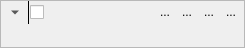
<?xml version="1.0" encoding="UTF-8"?>
<ui version="4.0">
 <class>CollapsibleGroup_UI</class>
 <widget class="QWidget" name="CollapsibleGroup_UI">
  <property name="geometry">
   <rect>
    <x>0</x>
    <y>0</y>
    <width>245</width>
    <height>48</height>
   </rect>
  </property>
  <property name="windowTitle">
   <string>Form</string>
  </property>
  <layout class="QGridLayout" name="gridLayout">
   <property name="margin">
    <number>0</number>
   </property>
   <item row="0" column="0">
    <widget class="QFrame" name="decoframegroup">
     <property name="autoFillBackground">
      <bool>true</bool>
     </property>
     <property name="frameShape">
      <enum>QFrame::StyledPanel</enum>
     </property>
     <property name="frameShadow">
      <enum>QFrame::Plain</enum>
     </property>
     <layout class="QGridLayout" name="gridLayout_2">
      <property name="verticalSpacing">
       <number>0</number>
      </property>
      <property name="margin">
       <number>0</number>
      </property>
      <item row="0" column="0">
       <widget class="QFrame" name="framegroup">
        <property name="sizePolicy">
         <sizepolicy hsizetype="Preferred" vsizetype="Maximum">
          <horstretch>0</horstretch>
          <verstretch>0</verstretch>
         </sizepolicy>
        </property>
        <property name="frameShape">
         <enum>QFrame::NoFrame</enum>
        </property>
        <property name="frameShadow">
         <enum>QFrame::Plain</enum>
        </property>
        <layout class="QHBoxLayout" name="horizontalLayout">
         <property name="spacing">
          <number>0</number>
         </property>
         <property name="leftMargin">
          <number>2</number>
         </property>
         <property name="topMargin">
          <number>0</number>
         </property>
         <property name="rightMargin">
          <number>2</number>
         </property>
         <property name="bottomMargin">
          <number>0</number>
         </property>
         <item>
          <widget class="QToolButton" name="collapseButton">
           <property name="text">
            <string>...</string>
           </property>
           <property name="autoRaise">
            <bool>true</bool>
           </property>
           <property name="arrowType">
            <enum>Qt::DownArrow</enum>
           </property>
          </widget>
         </item>
         <item>
          <widget class="KSeparator" name="kseparator">
           <property name="orientation">
            <enum>Qt::Vertical</enum>
           </property>
          </widget>
         </item>
         <item>
          <widget class="QCheckBox" name="enabledBox">
           <property name="text">
            <string/>
           </property>
          </widget>
         </item>
         <item>
          <widget class="QLabel" name="effecticon">
           <property name="text">
            <string/>
           </property>
          </widget>
         </item>
         <item>
          <spacer name="horizontalSpacer">
           <property name="orientation">
            <enum>Qt::Horizontal</enum>
           </property>
           <property name="sizeHint" stdset="0">
            <size>
             <width>80</width>
             <height>20</height>
            </size>
           </property>
          </spacer>
         </item>
         <item>
          <widget class="QToolButton" name="menuButton">
           <property name="maximumSize">
            <size>
             <width>22</width>
             <height>22</height>
            </size>
           </property>
           <property name="text">
            <string>...</string>
           </property>
           <property name="popupMode">
            <enum>QToolButton::InstantPopup</enum>
           </property>
           <property name="autoRaise">
            <bool>true</bool>
           </property>
          </widget>
         </item>
         <item>
          <widget class="QToolButton" name="buttonUp">
           <property name="maximumSize">
            <size>
             <width>22</width>
             <height>22</height>
            </size>
           </property>
           <property name="text">
            <string>...</string>
           </property>
           <property name="autoRaise">
            <bool>true</bool>
           </property>
          </widget>
         </item>
         <item>
          <widget class="QToolButton" name="buttonDown">
           <property name="maximumSize">
            <size>
             <width>22</width>
             <height>22</height>
            </size>
           </property>
           <property name="text">
            <string>...</string>
           </property>
           <property name="autoRaise">
            <bool>true</bool>
           </property>
          </widget>
         </item>
         <item>
          <widget class="QToolButton" name="buttonDel">
           <property name="maximumSize">
            <size>
             <width>22</width>
             <height>22</height>
            </size>
           </property>
           <property name="text">
            <string>...</string>
           </property>
           <property name="autoRaise">
            <bool>true</bool>
           </property>
          </widget>
         </item>
        </layout>
       </widget>
      </item>
      <item row="1" column="0">
       <widget class="QFrame" name="widgetFrame">
        <property name="frameShape">
         <enum>QFrame::NoFrame</enum>
        </property>
        <property name="frameShadow">
         <enum>QFrame::Plain</enum>
        </property>
       </widget>
      </item>
     </layout>
    </widget>
   </item>
  </layout>
 </widget>
 <customwidgets>
  <customwidget>
   <class>KSeparator</class>
   <extends>QFrame</extends>
   <header>kseparator.h</header>
  </customwidget>
 </customwidgets>
 <resources/>
 <connections/>
</ui>
